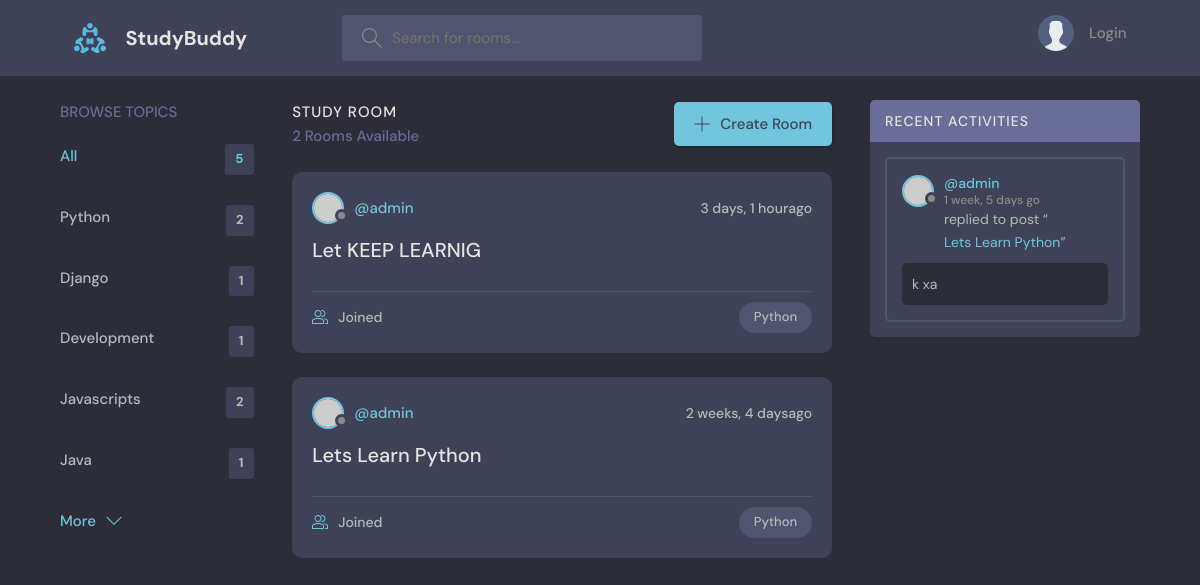
Page /?q=Python on the committed database.
### base/models.py (models this page shows, shortened)
class Topic(models.Model):
    name=models.CharField(max_length=200)

class Room(models.Model):
    host = models.ForeignKey(User, on_delete=models.SET_NULL, null=True)
    topic = models.ForeignKey(Topic, on_delete=models.SET_NULL, null=True)
    name = models.CharField(max_length=200)
    description = models.TextField(null=True, blank=True)
    participants = models.ManyToManyField(
        User, related_name='participants', blank=True)
    updated = models.DateTimeField(auto_now=True)
    created = models.DateTimeField(auto_now_add=True)
    class Meta:
        ordering = ['-updated', '-created']
    def __str__(self):
        return self.name

class Message(models.Model):
    user = models.ForeignKey(User, on_delete=models.CASCADE)
    room = models.ForeignKey(Room, on_delete=models.CASCADE)
    body = models.TextField()
    updated = models.DateTimeField(auto_now=True)
    created = models.DateTimeField(auto_now_add=True)
    class Meta:
        ordering = ['-updated', '-created']

### base/views.py (the view)
# urls.py: path('', views.home, name='home'),
def home(request):
    q= request.GET.get('q') if request.GET.get('q') !=None else ''
    rooms=Room.objects.filter(
        Q(topic__name__icontains=q) |
        Q(name__icontains=q)|
        Q(description__icontains=q)
        )
    topics=Topic.objects.all()[0:5]
    room_count=rooms.count()
    room_messages=Message.objects.filter(Q(room__topic__name__icontains=q))
    context={'rooms':rooms,'topics':topics,'room_count':room_count ,'room_messages':room_messages}
    return render(request, 'base/home.html',context)

### base/templates/base/home.html (shortened to what this page needs)
{% extends "main.html" %}
{% block content %}
    <main class="layout layout--3">
      <div class="container">
        {% include 'base/topics_component.html' %}
        <div class="roomList">
          <div class="roomList__header">
            <div>
              <h2>Study Room</h2>
              <p>{{room_count}} Rooms Available</p>
            </div>
            <a class="btn btn--main" href="{% url 'create-room' %}">
              <svg version="1.1" xmlns="http://www.w3.org/2000/svg" width="32" height="32" viewBox="0 0 32 32">
                <title>add</title>
                <path
                  d="M16.943 0.943h-1.885v14.115h-14.115v1.885h14.115v14.115h1.885v-14.115h14.115v-1.885h-14.115v-14.115z"
                ></path>
              </svg>
              Create Room
            </a>
          </div>
          {% include 'base/feed_component.html' %}
        </div>
       {% include 'base/activity_component.html' %}
      </div>
    </main>
{% endblock %}

### base/templates/base/topics_component.html
<div class="topics">
    <div class="topics__header">
      <h2>Browse Topics</h2>
    </div>
    <ul class="topics__list">
      <li>
        <a href="{% url 'home' %}" class="active">All <span>{{topics.count}}</span></a>
      </li>
      {% for topic in topics %}
      <li>
        <a href="{% url 'home' %}?q={{topic.name}}">{{topic.name}} <span>{{topic.room_set.all.count}}</span></a>
      </li>
      {% endfor %}
    </ul>
    <a class="btn btn--link" href="{% url 'topics' %}">
      More
      <svg version="1.1" xmlns="http://www.w3.org/2000/svg" width="32" height="32" viewBox="0 0 32 32">
        <title>chevron-down</title>
        <path d="M16 21l-13-13h-3l16 16 16-16h-3l-13 13z"></path>
      </svg>
    </a>
  </div>

### base/templates/base/feed_component.html (shortened to what this page needs)
{% for room in rooms %}
<div class="roomListRoom">
    <div class="roomListRoom__header">
        <a href="{% url 'room' room.id %}" class="roomListRoom__author">
        <div class="avatar avatar--small">
          <img src="https://randomuser.me/api/portraits/women/11.jpg" />
        </div>
        <span>@{{room.host.username}}</span>
      </a>
      <div class="roomListRoom__actions">
        <span>{{room.created|timesince}}ago</span>
      </div>
    </div>
    <div class="roomListRoom__content">
      <a href="{% url 'room' room.id %}">{{room.name}}</a>
    </div>
    <div class="roomListRoom__meta">
      <a href="{% url 'room' room.id %}" class="roomListRoom__joined">
        {{room.particapants.all.count}} Joined
      </a>
      <p class="roomListRoom__topic">{{room.topic.name}}</p>
    </div>
  </div>
  {% endfor %}

### base/templates/base/activity_component.html (shortened to what this page needs)
<div class="activities">
    <div class="activities__header">
      <h2>Recent Activities</h2>
    </div>
    {% for message in room_messages %}
    <div class="activities__box">
      <div class="activities__boxHeader roomListRoom__header">
        <a href="{% url 'user-profile' message.user.id %}" class="roomListRoom__author">
          <div class="avatar avatar--small">
            <img src="https://randomuser.me/api/portraits/women/11.jpg" />
          </div>
          <p>
            @{{message.user}}
            <span>{{message.created|timesince}} go</span>
          </p>
        </a>
      </div>
      <div class="activities__boxContent">
        <p>replied to post “<a href="{% url 'user-profile' message.user.id %}">{{message.room}}</a>”</p>
        <div class="activities__boxRoomContent">
    {{message.body}}
</div>
      </div>
    </div>
{% endfor %}
  </div>

### rows in the picture
Topic: name "Python", room_set.all.count "2"
Topic: name "Django", room_set.all.count "1"
Topic: name "Development", room_set.all.count "1"
Topic: name "Javascripts", room_set.all.count "2"
Topic: name "Java", room_set.all.count "1"
Room: host.username "admin", created "3 days, 1 hour", name "Let KEEP LEARNIG", topic.name "Python"
Room: host.username "admin", created "2 weeks, 4 days", name "Lets Learn Python", topic.name "Python"
Message: user "admin", created "1 week, 5 days", room "Lets Learn Python", body "k xa"

### other values in the picture
{{ topics.count }} "5"
{{ room_count }} "2"
